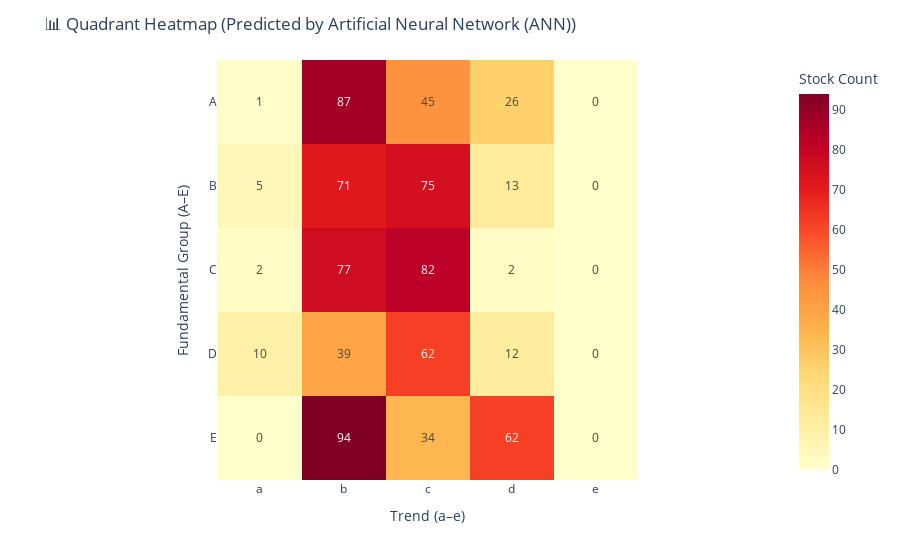

The notebook cell saved with this chart:
### Code cell
import pandas as pd
import plotly.express as px

# ============================================================
# ✅ สร้าง Heatmap จากโมเดลที่ดีที่สุด
# ============================================================
print("🔥 Generating Quadrant Heatmap from best model...")

# 📌 หาว่าโมเดลไหนคะแนนสูงสุด
best_model_name = df_results.iloc[0]["Model"]
print(f"🏆 Best model selected: {best_model_name}")

# 📊 สร้าง Predicted Quadrant ทั้งหมดตามโมเดลนั้น
if "K-Means" in best_model_name:
    df_all_results = pd.DataFrame({
        "Symbol": df["symbol"],
        "Predicted Quadrant": le.inverse_transform(clusters)
    })
elif "Decision Tree" in best_model_name:
    y_all_pred = tree_model.predict(X_scaled)
    df_all_results = pd.DataFrame({
        "Symbol": df["symbol"],
        "Predicted Quadrant": le.inverse_transform(y_all_pred)
    })
elif "KNN" in best_model_name:
    y_all_pred = knn_model.predict(X_scaled)
    df_all_results = pd.DataFrame({
        "Symbol": df["symbol"],
        "Predicted Quadrant": le.inverse_transform(y_all_pred)
    })
elif "ANN" in best_model_name and "Improved" not in best_model_name:
    y_all_pred = np.argmax(ann.predict(X_scaled), axis=1)
    df_all_results = pd.DataFrame({
        "Symbol": df["symbol"],
        "Predicted Quadrant": le.inverse_transform(y_all_pred)
    })
else:  # Deep Learning (Improved ANN)
    y_all_pred = np.argmax(deep.predict(X_scaled), axis=1)
    df_all_results = pd.DataFrame({
        "Symbol": df["symbol"],
        "Predicted Quadrant": le.inverse_transform(y_all_pred)
    })

# ============================================================
# ✅ นับจำนวนหุ้นในแต่ละ Quadrant
# ============================================================
quadrant_counts = df_all_results["Predicted Quadrant"].value_counts().sort_index()

financial_levels = ["A","B","C","D","E"]
trend_levels = ["a","b","c","d","e"]
heatmap_data = pd.DataFrame(0, index=financial_levels, columns=trend_levels)

for q, count in quadrant_counts.items():
    if len(q) == 2:
        fin, trend = q[0], q[1]
        if fin in financial_levels and trend in trend_levels:
            heatmap_data.loc[fin, trend] = count

# ============================================================
# ✅ วาด Heatmap ด้วย Plotly
# ============================================================
fig = px.imshow(
    heatmap_data,
    labels=dict(x="Trend (a–e)", y="Fundamental Group (A–E)", color="Stock Count"),
    x=trend_levels,
    y=financial_levels,
    color_continuous_scale="YlOrRd",
    text_auto=True
)

fig.update_layout(title=f"📊 Quadrant Heatmap (Predicted by {best_model_name})")
fig.show()

### Figure 1 — Plotly figure (JSON) as saved in the notebook; plotly's stock layout.template omitted (floating-point values rounded to 4 significant figures)
{"data": [{"coloraxis": "coloraxis", "hovertemplate": "Trend (a–e): %{x}<br>Fundamental Group (A–E): %{y}<br>Stock Count: %{z}<extra></extra>", "name": "0", "texttemplate": "%{z}", "type": "heatmap", "x": ["a", "b", "c", "d", "e"], "xaxis": "x", "y": ["A", "B", "C", "D", "E"], "yaxis": "y", "z": [[1, 87, 45, 26, 0], [5, 71, 75, 13, 0], [2, 77, 82, 2, 0], [10, 39, 62, 12, 0], [0, 94, 34, 62, 0]]}], "layout": {"coloraxis": {"colorbar": {"title": {"text": "Stock Count"}}, "colorscale": [[0, "rgb(255,255,204)"], [0.125, "rgb(255,237,160)"], [0.25, "rgb(254,217,118)"], [0.375, "rgb(254,178,76)"], [0.5, "rgb(253,141,60)"], [0.625, "rgb(252,78,42)"], [0.75, "rgb(227,26,28)"], [0.875, "rgb(189,0,38)"], [1, "rgb(128,0,38)"]]}, "margin": {"t": 60}, "title": {"text": "📊 Quadrant Heatmap (Predicted by Artificial Neural Network (ANN))"}, "xaxis": {"anchor": "y", "constrain": "domain", "domain": [0, 1], "scaleanchor": "y", "title": {"text": "Trend (a–e)"}}, "yaxis": {"anchor": "x", "autorange": "reversed", "constrain": "domain", "domain": [0, 1], "title": {"text": "Fundamental Group (A–E)"}}}}
